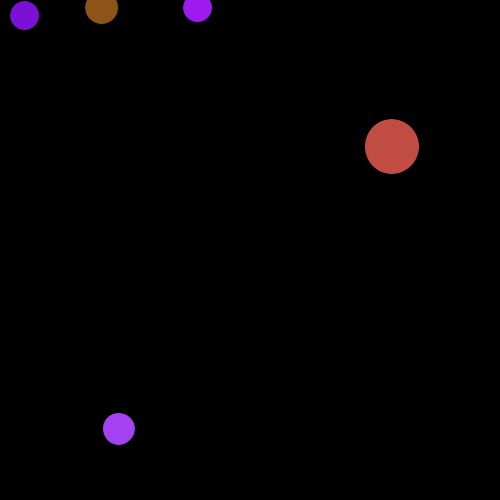
Frame 1 (no input)
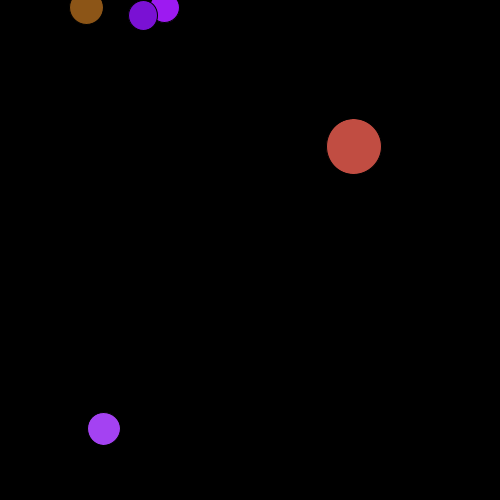
Frame 60 (the mouse pressed at the canvas centre just before this capture)
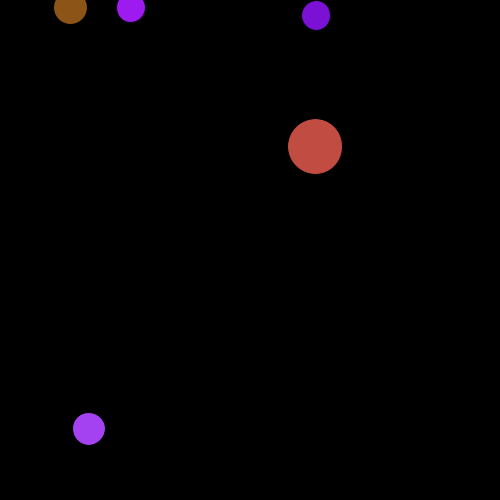
Frame 120 (the mouse held since frame 60 and released just before this capture)

The Processing sketch that drew these frames (run headless with seeded random() and noise(); from frame 60 on, the mouse is pressed at the canvas centre):

// Processing sketch: ex14_extend_04_a
// ── ex14_extend_04_a.pde
// ❶ 다섯 개의 원 좌우 반사 (클래스를 사용하지 않은 배열의 예)

int num = 5;
color[] col = new color[num];      // 원의 색상
float[] x = new float[num];        // x축 위치 좌표
float[] y = new float[num];        // y축 위치 좌표
float[] d = new float[num];        // 원의 크기
float[] velocity = new float[num];    // 속도

void setup() {
  size(500, 500);
  for (int i = 0; i < num; i++) { 
    col[i] = color(random(255), random(255), random(255));
    x[i] = random(width);
    y[i] = random(height);
    d[i] = random(20, 60);
    velocity[i] = random(-3, 3);
  }
}

void draw() {
  background(0);
  for (int i = 0; i < num; i++) {
    fill(col[i]);
    ellipse(x[i], y[i], d[i], d[i]);
    x[i] += velocity[i];
    if (x[i] < 0 || x[i] > width) {
      velocity[i] *= -1;
    }
  }
}
